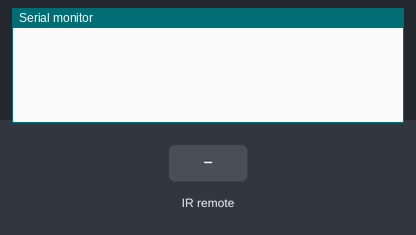
Simulated run of this sketch. Board: Arduino Uno, built with avr-gcc and run on an emulated ATmega328P. Shown: the last lines printed to the serial monitor. The inputs (shaded band) are chosen by the test bench.

Above: at 1.2 s.
1.3 s: infrared code 0xFFA25D received
At 1.8 s:
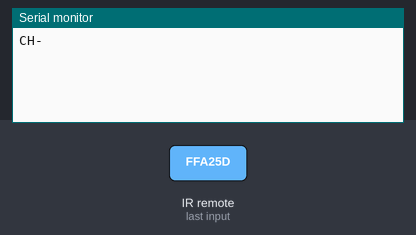
2.8 s: infrared code 0xFF22DD received
At 4.2 s:
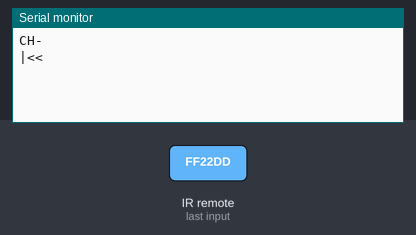

The sketch:

sketch_jul16a.ino
```cpp
#include <IRremote.h>

const int RECV_PIN = 7;
IRrecv irrecv(RECV_PIN);
decode_results results;
unsigned long key_value = 0;

void setup(){
  Serial.begin(9600);
  irrecv.enableIRIn();
  irrecv.blink13(true);
}

void loop(){
  if (irrecv.decode(&results)){

        if (results.value == 0XFFFFFFFF)
          results.value = key_value;

        switch(results.value){
          case 0xFFA25D:
          Serial.println("CH-");
          break;
          case 0xFF629D:
          Serial.println("CH");
          break;
          case 0xFFE21D:
          Serial.println("CH+");
          break;
          case 0xFF22DD:
          Serial.println("|<<");
          break;

        }
        key_value = results.value;
        irrecv.resume();
  }
}
```

Measured:
- after the input at 1.3 s, the serial monitor: prints a new line at once (image 1)
- after the input at 2.8 s, the serial monitor: prints a new line at once (image 2)
